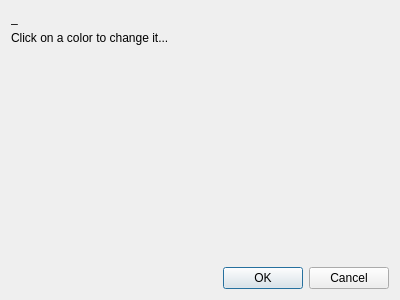
<?xml version='1.0' encoding='utf-8'?>
<ui version="4.0">
 <class>CatalogColorEditor</class>
 <widget class="QDialog" name="CatalogColorEditor">
  <property name="geometry">
   <rect>
    <x>0</x>
    <y>0</y>
    <width>400</width>
    <height>300</height>
   </rect>
  </property>
  <property name="windowTitle">
   <string>Catalog Colors</string>
  </property>
  <layout class="QVBoxLayout" name="verticalLayout_2">
   <item>
    <widget class="QLabel" name="catalogName">
     <property name="text">
      <string>_</string>
     </property>
    </widget>
   </item>
   <item>
    <widget class="QLabel" name="label">
     <property name="sizePolicy">
      <sizepolicy hsizetype="Minimum" vsizetype="Minimum">
       <horstretch>0</horstretch>
       <verstretch>0</verstretch>
      </sizepolicy>
     </property>
     <property name="text">
      <string>Click on a color to change it...</string>
     </property>
    </widget>
   </item>
   <item>
    <layout class="QVBoxLayout" name="colorButtons" />
   </item>
   <item>
    <spacer name="verticalSpacer">
     <property name="orientation">
      <enum>Qt::Vertical</enum>
     </property>
     <property name="sizeHint" stdset="0">
      <size>
       <width>20</width>
       <height>40</height>
      </size>
     </property>
    </spacer>
   </item>
   <item>
    <widget class="QDialogButtonBox" name="buttonBox">
     <property name="orientation">
      <enum>Qt::Horizontal</enum>
     </property>
     <property name="standardButtons">
      <set>QDialogButtonBox::Cancel|QDialogButtonBox::Ok</set>
     </property>
    </widget>
   </item>
  </layout>
 </widget>
 <resources />
 <connections>
  <connection>
   <sender>buttonBox</sender>
   <signal>rejected()</signal>
   <receiver>CatalogColorEditor</receiver>
   <slot>reject()</slot>
   <hints>
    <hint type="sourcelabel">
     <x>316</x>
     <y>260</y>
    </hint>
    <hint type="destinationlabel">
     <x>286</x>
     <y>274</y>
    </hint>
   </hints>
  </connection>
 </connections>
</ui>
